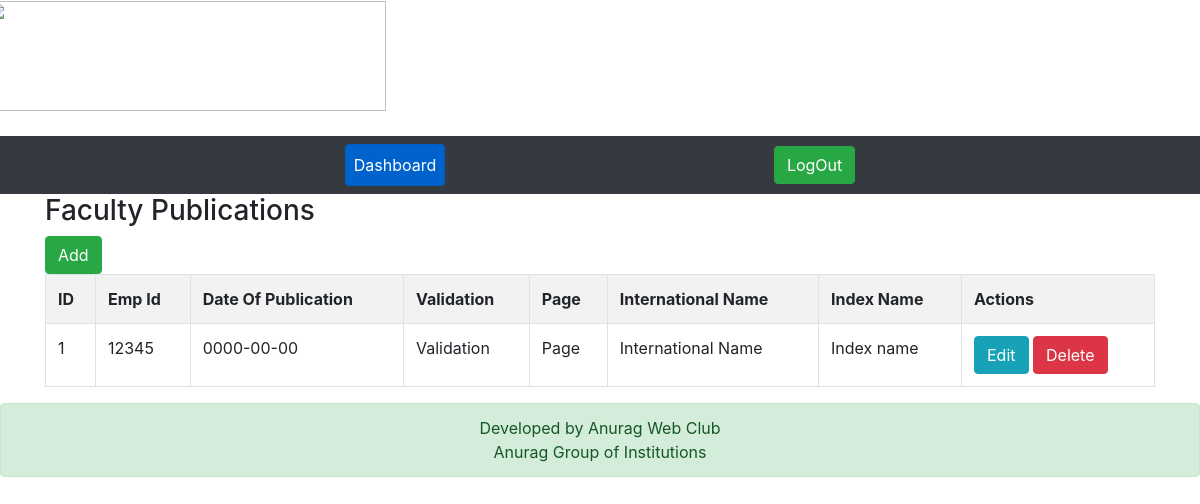
/index.php/faculty_publication, run on an earlier commit of the app's database.
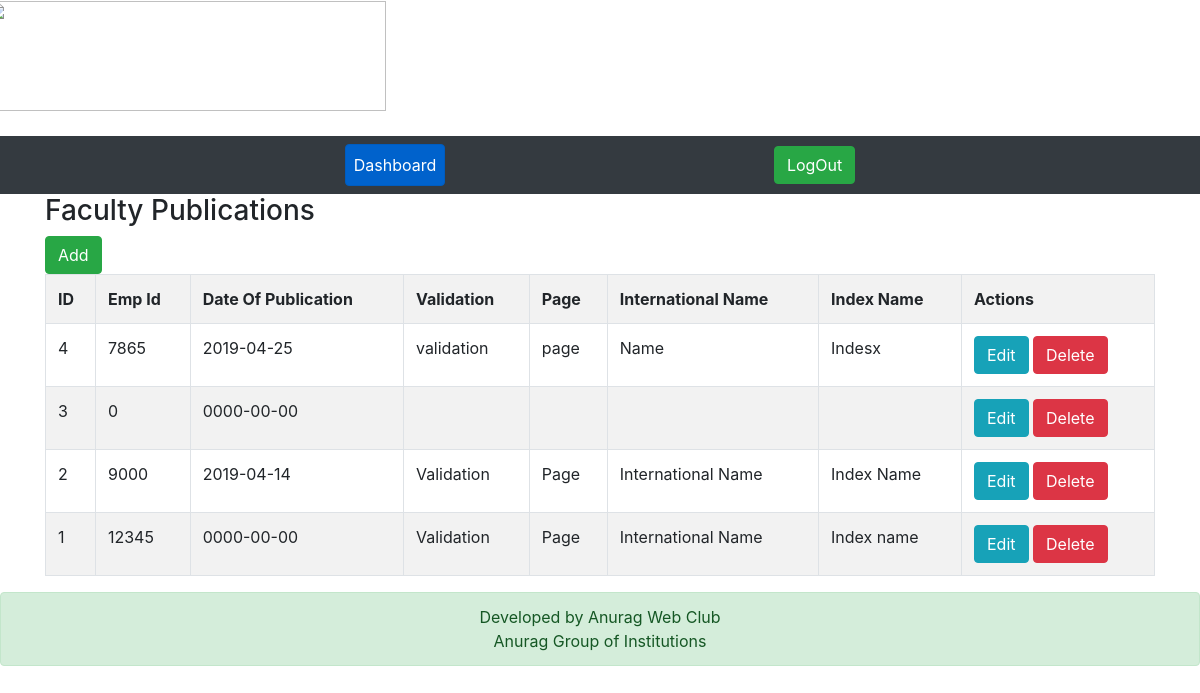
And on a later commit of the database.
### tables this page shows
CREATE TABLE IF NOT EXISTS `faculty_publications` (
  `id` int(11) NOT NULL AUTO_INCREMENT,
  `emp_id` int(11) NOT NULL,
  `date_of_publication` date NOT NULL,
  `validation` varchar(100) NOT NULL,
  `page` varchar(100) NOT NULL,
  `international_name` varchar(100) NOT NULL,
  `index_name` varchar(100) NOT NULL,
  PRIMARY KEY (`id`)
);

### application/controllers/Faculty_publication.php (called while the page is built, shortened)
<?php
class Faculty_publication extends CI_Controller{
    function __construct()
    {
        $this->load->model('Faculty_publication_model');
    }
    function index()
    {
        $data['faculty_publications'] = $this->Faculty_publication_model->get_all_faculty_publications();
        $data['heading'] = 'Faculty Publications';
        $data['_view'] = 'faculty_publication/index';
        $this->load->view('layouts/main',$data);
    }
}

### index.php (called while the page is built, shortened)
<?php
require_once BASEPATH.'core/CodeIgniter.php';

### application/models/Faculty_publication_model.php (called while the page is built, shortened)
<?php
class Faculty_publication_model extends CI_Model
{
    function get_all_faculty_publications()
    {
        $this->db->order_by('id', 'desc');
        return $this->db->get('faculty_publications')->result_array();
    }
}

### application/views/faculty_publication/index.php (the view)
<div class="pull-right">
	<a href="<?php echo site_url('faculty_publication/add'); ?>" class="btn btn-success">Add</a>
</div>
<table class="table table-striped table-bordered">
    <tr>
		<th>ID</th>
		<th>Emp Id</th>
		<th>Date Of Publication</th>
		<th>Validation</th>
		<th>Page</th>
		<th>International Name</th>
		<th>Index Name</th>
		<th>Actions</th>
    </tr>
	<?php foreach($faculty_publications as $f){ ?>
    <tr>
		<td><?php echo $f['id']; ?></td>
		<td><?php echo $f['emp_id']; ?></td>
		<td><?php echo $f['date_of_publication']; ?></td>
		<td><?php echo $f['validation']; ?></td>
		<td><?php echo $f['page']; ?></td>
		<td><?php echo $f['international_name']; ?></td>
		<td><?php echo $f['index_name']; ?></td>
		<td>
            <a href="<?php echo site_url('faculty_publication/edit/'.$f['id']); ?>" class="btn btn-info btn-xs">Edit</a>
            <a href="<?php echo site_url('faculty_publication/remove/'.$f['id']); ?>" class="btn btn-danger btn-xs">Delete</a>
        </td>
    </tr>
	<?php } ?>
</table>

What changed in the data, as far as the page shows it:
added faculty_publications: id "4", emp "7865", date_of_publication "2019-04-25", validation "validation", page "page", international_name "Name", index_name "Indesx"
added faculty_publications: id "3", emp "0", date_of_publication "0000-00-00"
added faculty_publications: id "2", emp "9000", date_of_publication "2019-04-14", validation "Validation", page "Page", international_name "International Name", index_name "Index Name"
